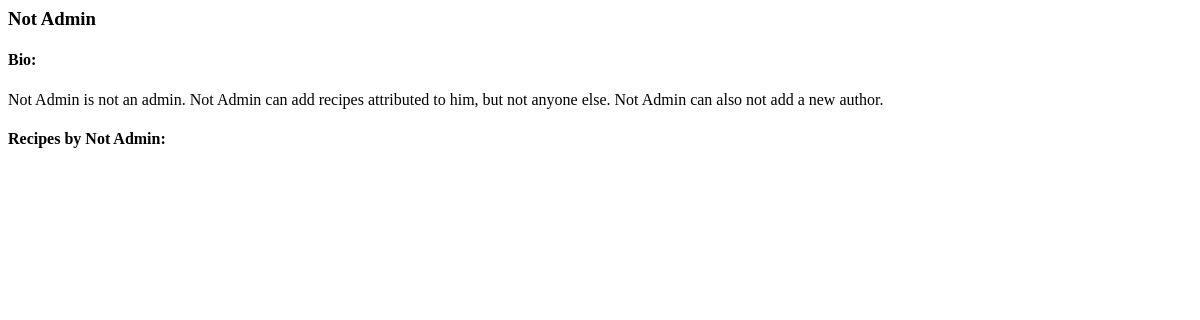
The app's page /authors/5, older data.
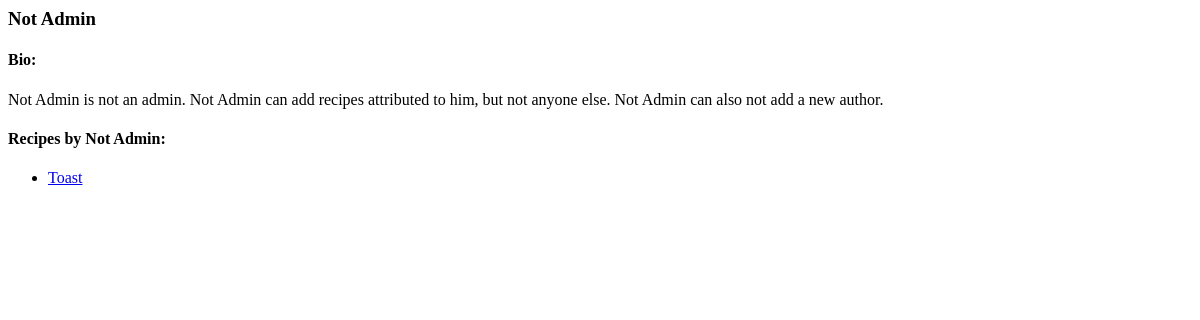
The same page, newer data.
### recipebox/models.py (models this page shows, shortened)
class Recipe(models.Model):
    author = models.ForeignKey(Author, on_delete=models.CASCADE)
    title = models.CharField(max_length=100)
    description = models.CharField(max_length=300)
    time_required = models.CharField(max_length=50)
    instructions = models.TextField()

### recipebox/views.py (the view)
# urls.py: path('authors/<int:id>', views.author_view),
def author_view(request, id):
    html = 'author.html'
    author = Author.objects.get(pk=id)
    recipes = Recipe.objects.filter(author=author)
    return render(request, html, {'author': author, 'recipes': recipes})

### recipebox/templates/author.html
<h3>{{ author.name }}</h3>
<h4>Bio:</h4>
<p>{{ author.bio }}</p>
<h4>Recipes by {{ author.name }}:</h4>
<ul>
  {% for recipe in recipes %}
  <li>
    <a href="/recipes/{{ recipe.id }}">
      {{ recipe.title }}
    </a>
  </li>
  {% endfor %}
</ul>

Row changes from the older to the newer data that the page shows:
added Recipe: title "Toast"
